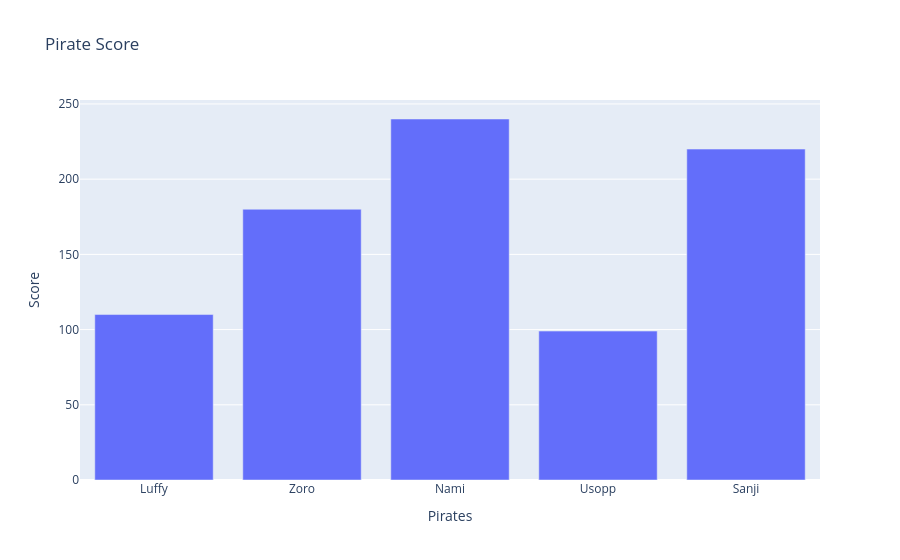

The notebook cell saved with this chart:
### Code cell
# make our plot
graph = go.Figure()  # make our figure


graph.add_trace(go.Bar(x=x1, y=y1))

graph.update_layout(title='Pirate Score',
                    xaxis_title='Pirates',
                    yaxis_title='Score')

graph.show()

### Figure 1 — Plotly figure (JSON) as saved in the notebook; plotly's stock layout.template omitted (floating-point values rounded to 4 significant figures)
{"data": [{"type": "bar", "x": ["Luffy", "Zoro", "Nami", "Usopp", "Sanji"], "y": [110, 180, 240, 99, 220]}], "layout": {"title": {"text": "Pirate Score"}, "xaxis": {"title": {"text": "Pirates"}}, "yaxis": {"title": {"text": "Score"}}}}
